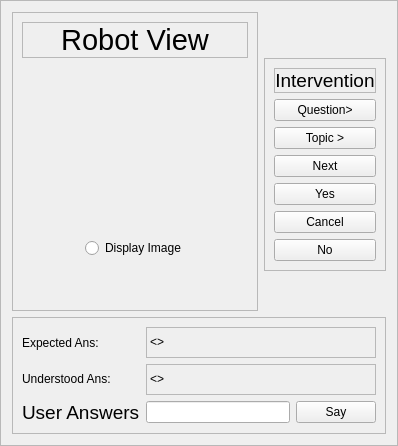
         <widget class="QFrame" name="frame_62">
          <property name="frameShape">
           <enum>QFrame::StyledPanel</enum>
          </property>
          <property name="frameShadow">
           <enum>QFrame::Raised</enum>
          </property>
          <layout class="QGridLayout" name="gridLayout_48">
           <item row="1" column="1" rowspan="2">
            <widget class="QFrame" name="frame_61">
             <property name="frameShape">
              <enum>QFrame::StyledPanel</enum>
             </property>
             <property name="frameShadow">
              <enum>QFrame::Raised</enum>
             </property>
             <layout class="QVBoxLayout" name="verticalLayout_11">
              <item>
               <widget class="QLabel" name="label_206">
                <property name="maximumSize">
                 <size>
                  <width>16777215</width>
                  <height>42</height>
                 </size>
                </property>
                <property name="font">
                 <font>
                  <pointsize>14</pointsize>
                  <weight>50</weight>
                  <bold>false</bold>
                 </font>
                </property>
                <property name="frameShape">
                 <enum>QFrame::StyledPanel</enum>
                </property>
                <property name="text">
                 <string>Intervention</string>
                </property>
                <property name="alignment">
                 <set>Qt::AlignCenter</set>
                </property>
               </widget>
              </item>
              <item>
               <widget class="QPushButton" name="run_next_question_pushButton">
                <property name="text">
                 <string>Question&gt;</string>
                </property>
               </widget>
              </item>
              <item>
               <widget class="QPushButton" name="run_next_topic_pushButton">
                <property name="text">
                 <string>Topic &gt;</string>
                </property>
               </widget>
              </item>
              <item>
               <widget class="QPushButton" name="pushButton_9">
                <property name="text">
                 <string>Next</string>
                </property>
               </widget>
              </item>
              <item>
               <widget class="QPushButton" name="pushButton_7">
                <property name="text">
                 <string>Yes</string>
                </property>
               </widget>
              </item>
              <item>
               <widget class="QPushButton" name="pushButton_10">
                <property name="text">
                 <string>Cancel</string>
                </property>
                <property name="default">
                 <bool>false</bool>
                </property>
                <property name="flat">
                 <bool>false</bool>
                </property>
               </widget>
              </item>
              <item>
               <widget class="QPushButton" name="pushButton_8">
                <property name="text">
                 <string>No</string>
                </property>
               </widget>
              </item>
             </layout>
            </widget>
           </item>
           <item row="4" column="0" colspan="2">
            <widget class="QFrame" name="frame_84">
             <property name="frameShape">
              <enum>QFrame::StyledPanel</enum>
             </property>
             <property name="frameShadow">
              <enum>QFrame::Raised</enum>
             </property>
             <layout class="QGridLayout" name="gridLayout_40">
              <item row="2" column="0">
               <widget class="QLabel" name="label_201">
                <property name="text">
                 <string>Expected Ans:</string>
                </property>
               </widget>
              </item>
              <item row="4" column="0">
               <widget class="QLabel" name="label_230">
                <property name="maximumSize">
                 <size>
                  <width>123</width>
                  <height>18</height>
                 </size>
                </property>
                <property name="text">
                 <string>Understood Ans:</string>
                </property>
               </widget>
              </item>
              <item row="5" column="1">
               <widget class="QLineEdit" name="run_user_answer"/>
              </item>
              <item row="5" column="0">
               <widget class="QLabel" name="label_199">
                <property name="font">
                 <font>
                  <pointsize>14</pointsize>
                 </font>
                </property>
                <property name="text">
                 <string>User Answers</string>
                </property>
               </widget>
              </item>
              <item row="5" column="2">
               <widget class="QPushButton" name="run_user_say_pushButton">
                <property name="text">
                 <string>Say</string>
                </property>
               </widget>
              </item>
              <item row="2" column="1" colspan="2">
               <widget class="QLabel" name="run_exp_ans">
                <property name="minimumSize">
                 <size>
                  <width>0</width>
                  <height>31</height>
                 </size>
                </property>
                <property name="maximumSize">
                 <size>
                  <width>16777215</width>
                  <height>31</height>
                 </size>
                </property>
                <property name="frameShape">
                 <enum>QFrame::StyledPanel</enum>
                </property>
                <property name="frameShadow">
                 <enum>QFrame::Plain</enum>
                </property>
                <property name="text">
                 <string>&lt;&lt;Ans&gt;&gt;</string>
                </property>
               </widget>
              </item>
              <item row="4" column="1" colspan="2">
               <widget class="QLabel" name="run_under_ans">
                <property name="minimumSize">
                 <size>
                  <width>0</width>
                  <height>31</height>
                 </size>
                </property>
                <property name="maximumSize">
                 <size>
                  <width>16777215</width>
                  <height>31</height>
                 </size>
                </property>
                <property name="frameShape">
                 <enum>QFrame::StyledPanel</enum>
                </property>
                <property name="text">
                 <string> &lt;&lt;User Answer &gt;&gt;</string>
                </property>
               </widget>
              </item>
             </layout>
            </widget>
           </item>
           <item row="0" column="1">
            <spacer name="verticalSpacer_8">
             <property name="orientation">
              <enum>Qt::Vertical</enum>
             </property>
             <property name="sizeHint" stdset="0">
              <size>
               <width>20</width>
               <height>40</height>
              </size>
             </property>
            </spacer>
           </item>
           <item row="3" column="1">
            <spacer name="verticalSpacer_11">
             <property name="orientation">
              <enum>Qt::Vertical</enum>
             </property>
             <property name="sizeHint" stdset="0">
              <size>
               <width>20</width>
               <height>40</height>
              </size>
             </property>
            </spacer>
           </item>
           <item row="0" column="0" rowspan="4">
            <widget class="QFrame" name="frame_48">
             <property name="font">
              <font>
               <family>Ubuntu</family>
              </font>
             </property>
             <property name="frameShape">
              <enum>QFrame::StyledPanel</enum>
             </property>
             <property name="frameShadow">
              <enum>QFrame::Raised</enum>
             </property>
             <layout class="QGridLayout" name="gridLayout_52">
              <item row="2" column="1" colspan="2">
               <widget class="QLabel" name="img_from_cam">
                <property name="maximumSize">
                 <size>
                  <width>320</width>
                  <height>240</height>
                 </size>
                </property>
                <property name="text">
                 <string/>
                </property>
                <property name="pixmap">
                 <pixmap resource="imgs.qrc">:/imgs/cub.jpg</pixmap>
                </property>
                <property name="scaledContents">
                 <bool>true</bool>
                </property>
               </widget>
              </item>
              <item row="2" column="0">
               <spacer name="horizontalSpacer_19">
                <property name="orientation">
                 <enum>Qt::Horizontal</enum>
                </property>
                <property name="sizeHint" stdset="0">
                 <size>
                  <width>40</width>
                  <height>20</height>
                 </size>
                </property>
               </spacer>
              </item>
              <item row="2" column="3">
               <spacer name="horizontalSpacer_35">
                <property name="orientation">
                 <enum>Qt::Horizontal</enum>
                </property>
                <property name="sizeHint" stdset="0">
                 <size>
                  <width>40</width>
                  <height>20</height>
                 </size>
                </property>
               </spacer>
              </item>
              <item row="0" column="0" colspan="4">
               <widget class="QLabel" name="label_83">
                <property name="font">
                 <font>
                  <family>Ubuntu</family>
                  <pointsize>22</pointsize>
                 </font>
                </property>
                <property name="frameShape">
                 <enum>QFrame::StyledPanel</enum>
                </property>
                <property name="text">
                 <string>Robot View</string>
                </property>
                <property name="alignment">
                 <set>Qt::AlignCenter</set>
                </property>
               </widget>
              </item>
              <item row="1" column="2">
               <spacer name="verticalSpacer_24">
                <property name="orientation">
                 <enum>Qt::Vertical</enum>
                </property>
                <property name="sizeHint" stdset="0">
                 <size>
                  <width>20</width>
                  <height>40</height>
                 </size>
                </property>
               </spacer>
              </item>
              <item row="3" column="3">
               <spacer name="verticalSpacer_25">
                <property name="orientation">
                 <enum>Qt::Vertical</enum>
                </property>
                <property name="sizeHint" stdset="0">
                 <size>
                  <width>20</width>
                  <height>40</height>
                 </size>
                </property>
               </spacer>
              </item>
              <item row="3" column="1" colspan="2">
               <widget class="QRadioButton" name="run_display_image_radioButton">
                <property name="text">
                 <string>Display Image</string>
                </property>
               </widget>
              </item>
             </layout>
            </widget>
           </item>
          </layout>
         </widget>
